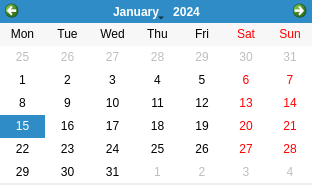
<?xml version="1.0" encoding="UTF-8"?>
<ui version="4.0">
 <class>dlgCalendar</class>
 <widget class="QDialog" name="dlgCalendar">
  <property name="windowModality">
   <enum>Qt::ApplicationModal</enum>
  </property>
  <property name="geometry">
   <rect>
    <x>0</x>
    <y>0</y>
    <width>312</width>
    <height>185</height>
   </rect>
  </property>
  <property name="sizePolicy">
   <sizepolicy hsizetype="Fixed" vsizetype="Fixed">
    <horstretch>0</horstretch>
    <verstretch>0</verstretch>
   </sizepolicy>
  </property>
  <property name="maximumSize">
   <size>
    <width>312</width>
    <height>185</height>
   </size>
  </property>
  <property name="windowTitle">
   <string>SeleccioneFecha</string>
  </property>
  <property name="windowIcon">
   <iconset>
    <normaloff>../img/iconoInmo.ico</normaloff>../img/iconoInmo.ico</iconset>
  </property>
  <property name="modal">
   <bool>true</bool>
  </property>
  <widget class="QCalendarWidget" name="Calendar">
   <property name="geometry">
    <rect>
     <x>0</x>
     <y>0</y>
     <width>312</width>
     <height>183</height>
    </rect>
   </property>
   <property name="verticalHeaderFormat">
    <enum>QCalendarWidget::NoVerticalHeader</enum>
   </property>
  </widget>
 </widget>
 <resources/>
 <connections/>
</ui>
